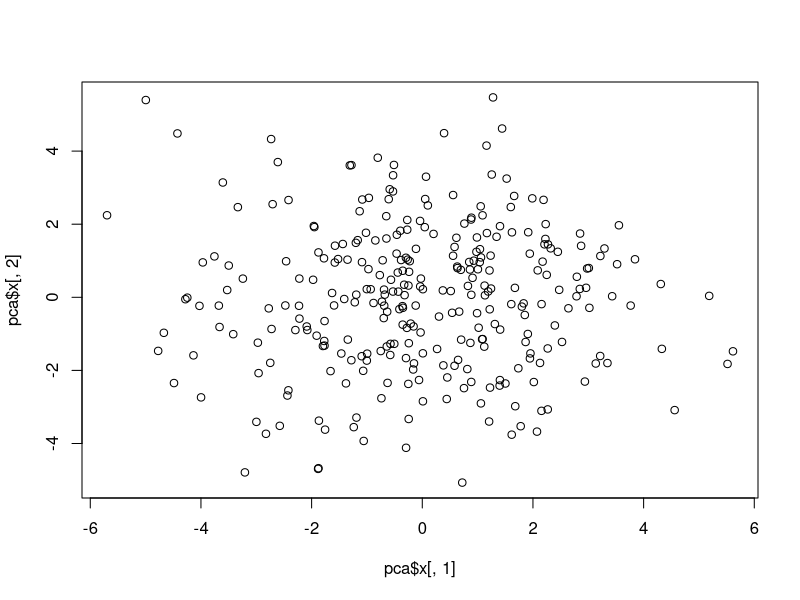
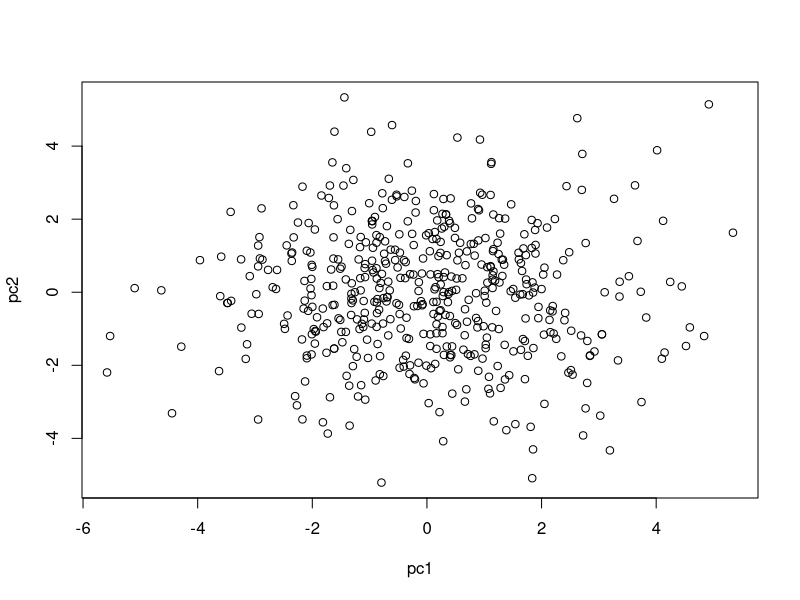

Reproduce these figures in R, in order.
mydata=read.table("ped.txt", header=T)
UIdx=which(mydata[,3]==0)
RIdx=which(mydata[,3]!=0)
d=mydata[,-c(1:6)]
D=scale(d, T, T)

UD=D[UIdx,]
pca=prcomp(UD)
plot(pca$x[,1], pca$x[,2])

E=eigen(cor(UD))
pc1=D%*%E$vector[,1]
pc2=D%*%E$vector[,2]

plot(pc1,pc2)

myphe=read.table("phe.txt", header=T)
model=glm(family=binomial, myphe[,3]~pc1)
